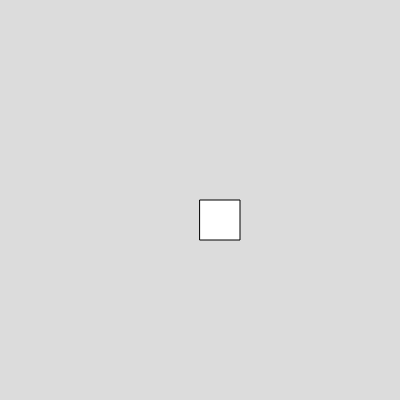
Frame 1 (no input)
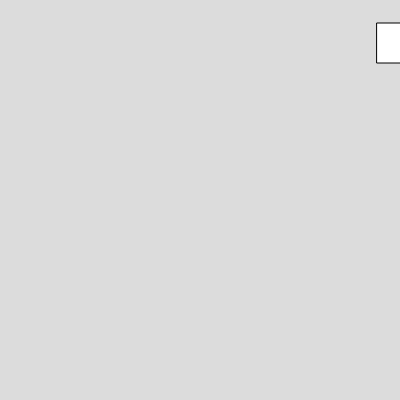
Frame 60 (no input)
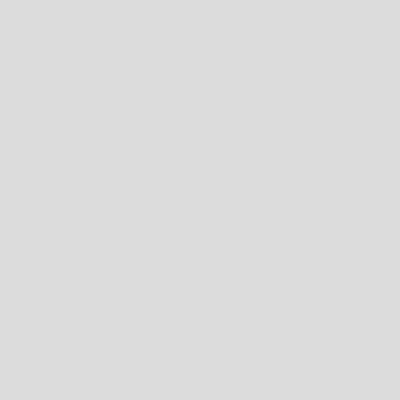
Frame 120 (the mouse pressed at the canvas centre since frame 60)

The p5.js sketch that drew these frames (run headless with seeded random() and noise() and a simulated clock; from frame 60 on, the mouse is pressed at the canvas centre):

// p5.js sketch
// ── sketch.js

function setup() 
{
  createCanvas(400, 400);
  box1 = new Box(200,200,40,40,3,3);

}

function draw() 
{
  background(220);
box1.show();
box1.moveUp ();
box1.move();
}


// ── box.js
class Box
  {
    constructor(x,y,w,h,vx,vy)
    {
      this.x =x;
      this.y =y;
      this.w =w;
      this.h = h;
      this.vx = vx;
      this.vy=vy;

    }
    
    show()
    {
      rect(this.x,this.y,this.w,this.h)
    }
    
    move()
    {
      this.x = this.x+this.vx;
  
    }
    moveUp()
   {
     this.y = this.y - this.vy;
   }

  }

  
